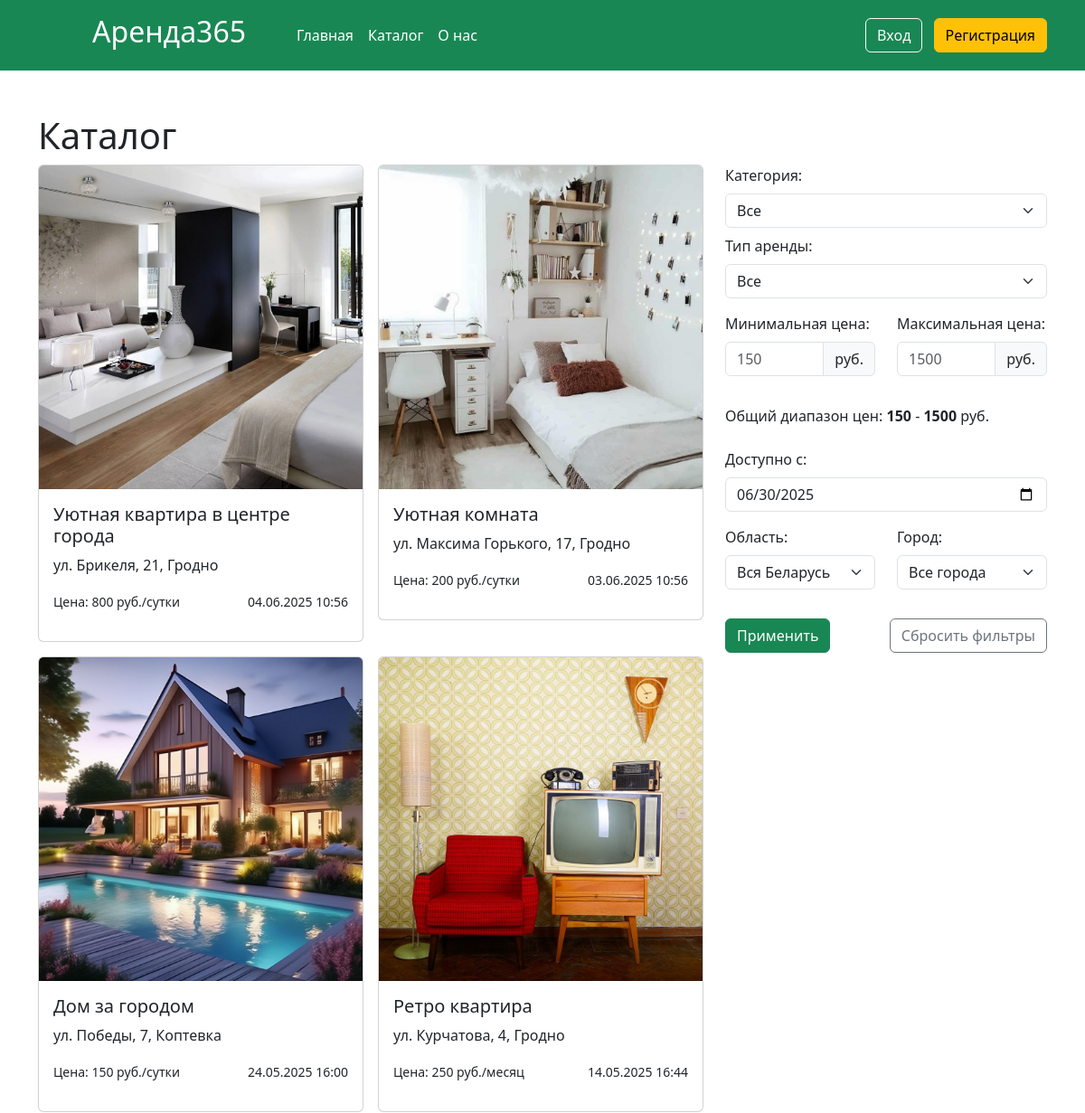
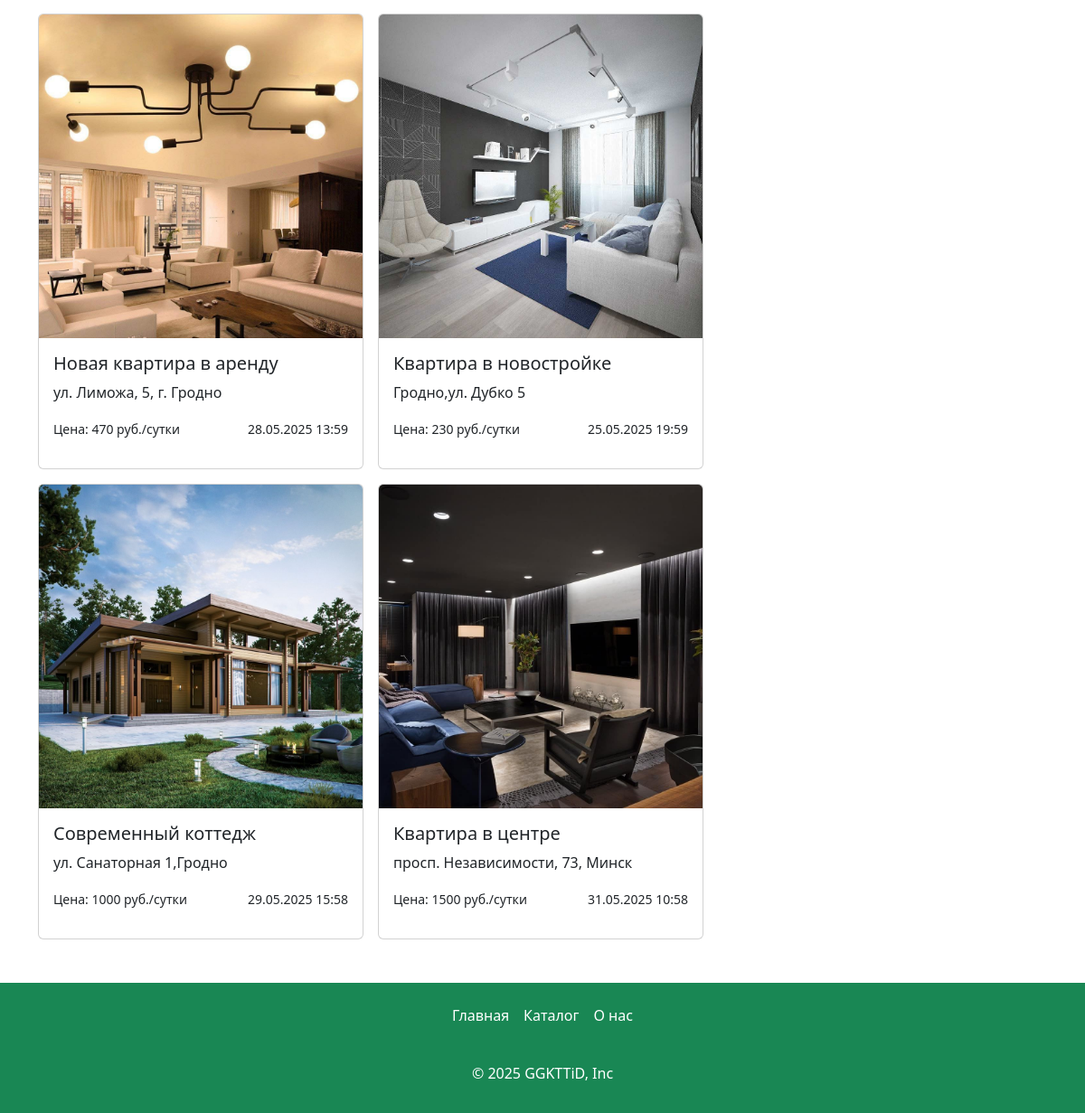
/catalog, run on the app's committed database (2 pictures, top to bottom).
### app.py (models this page shows, shortened)
class Articles(db.Model):
    id = db.Column(db.Integer,primary_key=True)
    title = db.Column(db.String(100))
    text = db.Column(db.Text)
    image_name = db.Column(db.String(100))
    category = db.Column(db.String(100))
    price = db.Column(db.Integer)
    floor = db.Column(db.Integer)
    entrance = db.Column(db.Integer)
    type_app = db.Column(db.String(100))
    address= db.Column(db.String(100))
    count_rooms = db.Column(db.Integer)
    hide = db.Column(db.Boolean, default=True)
    created_at = db.Column(db.DateTime, default=datetime.now)
    id_user = db.Column(db.Integer, db.ForeignKey('users.id'))
    orders = db.relationship('Orders', backref='article', lazy=True)
    images = db.relationship('Image', backref='article', lazy=True, cascade="all, delete-orphan")

### app.py (the view, shortened to what this page needs)
@app.route('/catalog')
def catalog():
    if request.method == 'GET':
        category = request.args.get('category')
        min_price = request.args.get('min_price')
        max_price = request.args.get('max_price')
        type_app = request.args.get('type_app')
        region = request.args.get('region')
        city = request.args.get('city')
        available_date_str = request.args.get('available_date')
        available_date = datetime.strptime(available_date_str, "%Y-%m-%d") if available_date_str else None
        count_rooms = request.args.get('room_type')
        min_price_all = db.session.query(func.min(Articles.price)).scalar()
        max_price_all = db.session.query(func.max(Articles.price)).scalar()
        query = Articles.query
        cities_by_region = {
            'Брестская область': ['Брест', 'Барановичи', 'Пинск', 'Кобрин', 'Берёза', 'Лунинец', 'Ивацевичи', 'Пружаны', 'Иваново', 'Дрогичин', 'Ганцевичи', 'Жабинка', 'Столин', 'Микашевичи', 'Белоозёрск', 'Малорита', 'Ляховичи', 'Каменец'],
            'Витебская область': ['Витебск', 'Орша', 'Новополоцк', 'Полоцк', 'Поставы', 'Глубокое', 'Лепель', 'Новолукомль', 'Городок', 'Барань', 'Толочин', 'Браслав', 'Чашники', 'Миоры', 'Дубровно', 'Докшицы', 'Верхнедвинск', 'Сенно'],
            'Гомельская область': ['Гомель', 'Мозырь', 'Жлобин', 'Светлогорск', 'Речица', 'Калинковичи', 'Рогачёв', 'Добруш', 'Житковичи', 'Хойники', 'Петриков', 'Ельск', 'Буда-Кошелёво', 'Наровля', 'Ветка', 'Чечерск', 'Октябрьский', 'Лельчицы'],
            'Гродненская область': ['Гродно', 'Лида', 'Слоним', 'Волковыск', 'Сморгонь', 'Новогрудок', 'Ошмяны', 'Щучин', 'Мосты', 'Берёзовка', 'Ивье', 'Дятлово', 'Скидель', 'Островец', 'Кореличи', 'Вороново', 'Зельва', 'Свислочь'],
            'Минская область': ['Минск', 'Борисов', 'Солигорск', 'Молодечно', 'Жодино', 'Слуцк', 'Вилейка', 'Дзержинск', 'Марьина Горка', 'Столбцы', 'Несвиж', 'Заславль', 'Фаниполь', 'Березино', 'Любань', 'Старые Дороги', 'Воложин', 'Узда', 'Копыль', 'Клецк', 'Червень', 'Смолевичи', 'Мядель'],
            'Могилевская область': ['Могилёв', 'Бобруйск', 'Горки', 'Осиповичи', 'Кричев', 'Быхов', 'Климовичи', 'Шклов', 'Костюковичи', 'Чаусы', 'Мстиславль', 'Белыничи', 'Кировск', 'Чериков', 'Славгород', 'Круглое', 'Кличев', 'Дрибин'],
            'Минск': ['Минск']
        }
        if category:
            query = query.filter(Articles.category == category)
        if min_price:
            query = query.filter(Articles.price >= int(min_price))
        if max_price:
            query = query.filter(Articles.price <= int(max_price))
        if type_app:
            query = query.filter(Articles.type_app == type_app)
        if available_date:
            query = query.filter(~Articles.orders.any(Orders.date == available_date))
        if count_rooms:
            if int(count_rooms) >= 4:
                query = query.filter(Articles.count_rooms >= int(count_rooms))
            else:
                query = query.filter(Articles.count_rooms == int(count_rooms))
        filtered_articles = query.all()
        return render_template("catalog.html",
            datetime=datetime,
            timedelta=timedelta,
            articles=filtered_articles,
            min_price_all=min_price_all,
            max_price_all=max_price_all,
            selected_region=region,
            selected_city=city
        )

### app.py (called while the page is built)
@app.context_processor
def inject_unread_messages():
    if 'name' in session:
        current_user = Users.query.filter_by(email=session['name']).first()
        unread_count = Messages.query.filter_by(recipient_id=current_user.id, is_read=False).count()
        return dict(unread_messages=unread_count)
    return dict(unread_messages=0)

@app.context_processor
def inject_user():
    def get_user_name():
        if 'name' in session:
            return Users.query.filter_by(email=session['name']).first()
    return dict(active_user=get_user_name())

@app.context_processor
def inject_unread_count():
    if 'name' in session:
        user = Users.query.filter_by(email=session['name']).first()
        if user:
            unread_count = Notification.query.filter_by(user_id=user.id, is_read=False).count()
            return dict(unread_notifications=unread_count)
    return dict(unread_notifications=0)

### templates/catalog.html (shortened to what this page needs)
{% extends 'base.html' %}
{% block main %}
  <main>
    <div class="container my-5">
        <h1>Каталог</h1>
      <div class="row">
        <div class="col-md-8">
          <div class="row g-3">
            {%if articles%}
            {%for article in articles%}
            {%if not article.hide or active_user.root == 1%}
            <div class="col-md-6">
              <a href="/card/{{article.id}}" class="card-link">
                <div class="card position-relative">
                  <img
                    src="./static/img/upload/{{article.image_name}}"
                    class="card-img-top"
                    alt="{{article.title}}"
                  />
                  <div class="card-body">
                    <h5 class="card-title">{{article.title}}</h5>
                    <p class="font-weight-bold">{{article.address}}</p>
                    <div class="d-flex justify-content-between">
                   <p><small>Цена: {{article.price}} руб./{%if article.type_app=="Посуточная"%}сутки{%else%}месяц{%endif%}</small></p>
                  <p><small>{{article.created_at.strftime('%d.%m.%Y %H:%M' )}}</small></p>
                  </div>
                  </div>
                </div>
              </a>
            </div>
            {%endif%}
            {%endfor%}
            {%else%}
              <p>Ничего не найдено!</p>
            {%endif%}
          </div>
        </div>
        <div class="col-md-4">
          <form method="GET" action="/catalog" class="">
            <label for="category" class="form-label">Категория:</label>
            <select name="category" id="category" class="form-select" onchange="toggleRoomType()">
                <option value="">Все</option>
            </select>
            <label for="type_app" class="form-label mt-2">Тип аренды:</label>
            <select name="type_app" id="type_app" class="form-select">
                <option value="">Все</option>
            </select>
           <div class="row mt-3">
    <div class="col-md-6 mb-3">
        <label for="min_price" class="form-label">Минимальная цена:</label>
        <div class="input-group">
            <input type="number" min="1" class="form-control" name="min_price" id="min_price"
                   placeholder="{{min_price_all}}" value="{{ request.args.get('min_price', '') }}">
            <span class="input-group-text">руб.</span>
        </div>
    </div>
    <div class="col-md-6 mb-3">
        <label for="max_price" class="form-label">Максимальная цена:</label>
        <div class="input-group">
            <input type="number" min="1" class="form-control" name="max_price" id="max_price"
                   placeholder="{{max_price_all}}" value="{{ request.args.get('max_price', '') }}">
            <span class="input-group-text">руб.</span>
        </div>
    </div>
</div>
            <p class="mt-3">
              Общий диапазон цен:
              <span class="fw-bold">{{ min_price_all }}</span> -
              <span class="fw-bold">{{ max_price_all }}</span> руб.
            </p>
            <label for="available_date" class="form-label mt-2">Доступно с:</label>
            <input type="date" class="form-control" name="available_date" id="available_date"
            value="{{ request.args.get('available_date', datetime.now().strftime('%Y-%m-%d')) }}"
            min="{{ datetime.now().strftime('%Y-%m-%d') }}"
            max="{{ (datetime.now() + timedelta(days=365)).strftime('%Y-%m-%d') }}">
            <div class="row mt-3">
    <div class="col-md-6 mb-3">
        <label for="region" class="form-label">Область:</label>
        <select name="region" id="region" class="form-select" onchange="updateCities()">
            <option value="">Вся Беларусь</option>
        </select>
    </div>
    <div class="col-md-6 mb-3">
        <label for="city" class="form-label">Город:</label>
        <select name="city" id="city" class="form-select">
            <option value="">Все города</option>
        </select>
    </div>
</div>
            <div class="d-flex justify-content-between mt-3">
                <button type="submit" class="btn btn-success">Применить</button>
                <a href="/catalog" class="btn btn-outline-secondary">Сбросить фильтры</a>
            </div>
          </form>
        </div>
      </div>
    </div>
  </main>
{% endblock %}

### templates/base.html (shortened to what this page needs)
<!DOCTYPE html>
<html lang="en">
  <head>
    <link
      href="{{ url_for('static', filename='css/bootstrap.min.css') }}"
      rel="stylesheet"
    />
    <link rel="stylesheet" href="{{ url_for('static', filename='css/style.css') }}" />
    <link rel="stylesheet" href="https://cdn.jsdelivr.net/npm/flatpickr/dist/flatpickr.min.css">
<link
  rel="stylesheet"
  href="https://unpkg.com/leaflet@1.9.4/dist/leaflet.css"
/>
  </head>
  <body>
    <header class="p-3 text-bg-success">
      <div class="container">
        <div
          class="d-flex flex-wrap align-items-center justify-content-center justify-content-lg-start"
        >
          <a
            href="/"
            class="d-flex align-items-center mb-2 mb-lg-0 text-white text-decoration-none"
          >
            <h2>Аренда365</h2>
          </a>
          <ul
            class="nav col-12 col-lg-auto me-lg-auto mx-5 mb-2 justify-content-center mb-md-0"
          >
            <li>
              <a href="/" class="nav-link px-2 text-white">Главная</a>
            </li>
            <li><a href="/catalog" class="nav-link px-2 text-white">Каталог</a></li>
            <li>
              <a href="/about" class="nav-link px-2 text-white">О нас</a>
            </li>
          </ul>
          <div class="text-end">
            {%if 'name' in session and active_user %}
            <a href="/my_chats" class="btn btn-outline-light me-2">Мои чаты <span class="badge bg-danger">{{ unread_messages }}</span></a>
            <a href="/profile" class="btn btn-outline-light me-2 position-relative">
              Профиль
              {% if unread_notifications > 0 %}
            <span class="position-absolute top-0 start-100 translate-middle badge rounded-pill bg-danger">
                {{ unread_notifications }}
            </span>
            {% endif %}
            </a>
            <a href="/logout"  class="btn btn-warning">Выйти</a>
            {% else %}
            <a href="/login" class="btn btn-outline-light me-2">Вход</a>
             <a href="/reg"  class="btn btn-warning">Регистрация</a>
             {%endif%}
          </div>
        </div>
      </div>
    </header>
    {% block main %} {% endblock %}
    <footer class="py-3 text-bg-success">
      <ul class="nav justify-content-center pb-3 mb-3">
        <li class="nav-item">
          <a href="/" class="nav-link px-2 text-white">Главная</a>
        </li>
        <li class="nav-item">
          <a href="/catalog" class="nav-link px-2 text-white">Каталог</a>
        </li>
        <li class="nav-item">
          <a href="/about" class="nav-link px-2 text-white">О нас</a>
        </li>
      </ul>
      <p class="text-center text-body-white">© 2025 GGKTTiD, Inc</p>
    </footer>
  </body>
</html>

### static/css/style.css (style rules this page uses)
html { height: 100%; }
body { display: flex; flex-direction: column; height: 100%; background-color: #ffff; border-radius: 30px; }
main { flex: 1 0 auto; }
footer { flex: 0 0 auto; }
.card-link { text-decoration: none; }
.card { transition: box-shadow 0.3s; }

### data on the page
Articles: image_name (picture), title "Уютная квартира в центре города", address "ул. Брикеля, 21, Гродно", price "800", type_app "сутки", created_at "04.06.2025 10:56"
Articles: image_name (picture), title "Уютная комната", address "ул. Максима Горького, 17, Гродно", price "200", type_app "сутки", created_at "03.06.2025 10:56"
Articles: image_name (picture), title "Дом за городом", address "ул. Победы, 7, Коптевка", price "150", type_app "сутки", created_at "24.05.2025 16:00"
Articles: image_name (picture), title "Ретро квартира", address "ул. Курчатова, 4, Гродно", price "250", type_app "месяц", created_at "14.05.2025 16:44"
Articles: image_name (picture), title "Новая квартира в аренду", address "ул. Лиможа, 5, г. Гродно", price "470", type_app "сутки", created_at "28.05.2025 13:59"
Articles: image_name (picture), title "Квартира в новостройке", address "Гродно,ул. Дубко 5", price "230", type_app "сутки", created_at "25.05.2025 19:59"
Articles: image_name (picture), title "Современный коттедж", address "ул. Санаторная 1,Гродно", price "1000", type_app "сутки", created_at "29.05.2025 15:58"
Articles: image_name (picture), title "Квартира в центре", address "просп. Независимости, 73, Минск", price "1500", type_app "сутки", created_at "31.05.2025 10:58"

### other printed values
{{ min_price_all }} "150"
{{ max_price_all }} "1500"
